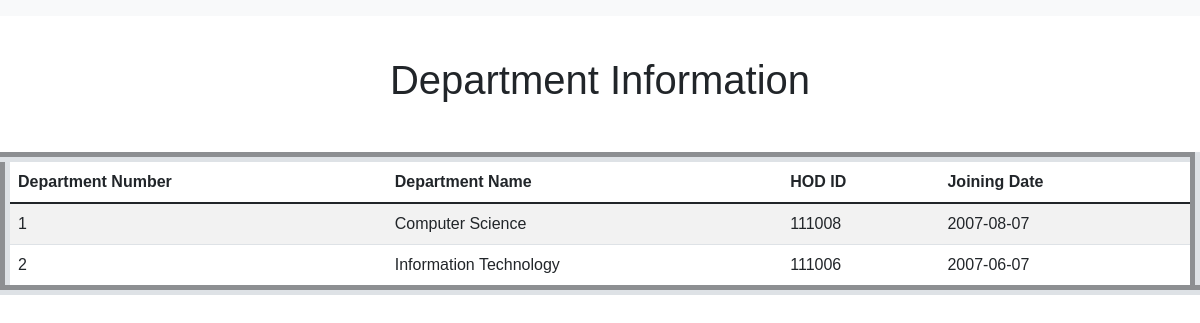
/viewl2, run on the app's committed database.
### tables this page shows
CREATE TABLE Department(Dnumber INTEGER PRIMARY KEY , Dname TEXT NOT NULL, hod_id VARCHAR NOT NULL, hod_start_date INTEGER NOT NULL,  FOREIGN KEY (hod_id) REFERENCES Employees(id));

### Staff.py (the view)
@app.route("/viewl2")
def viewDeptl2():
    con = sqlite3.connect("staff.db")
    con.row_factory = sqlite3.Row
    cur = con.cursor()
    cur.execute("select * from Department")
    rows = cur.fetchall()
    return render_template("viewl2.html",rows = rows)

### templates/viewl2.html (shortened to what this page needs)
<!doctype html>
<html lang="en">
  <head>
    <link href="https://cdn.jsdelivr.net/npm/bootstrap@5.1.3/dist/css/bootstrap.min.css" rel="stylesheet">
     <link rel="stylesheet" type="text/css" href="static/main2.css">
  </head>
  <body>
    <nav class="navbar navbar-expand-lg navbar-light bg-light">
    </nav>
<div class = "textalign">
<h1>Department Information</h1>
</div>
<table class="table table-striped" border=10>
<thead>
  <tr>
    <th scope="col">Department Number</th>
    <th scope="col">Department Name</th>
    <th scope="col">HOD ID</th>
    <th scope="col">Joining Date</th>
  </tr>
</thead>
{% for row in rows %}
<tr>
    <td>{{row["Dnumber"]}}</td>
    <td>{{row["Dname"]}}</td>
    <td>{{row["hod_id"]}}</td>
    <td>{{row["hod_start_date"]}}</td>
</tr>
  {% endfor %}
</table>
<br><br>
</body>
</html>

### static/main2.css (style rules this page uses)
* { margin: 0; padding: 0; }
body { font-family: arial; }
.textalign { text-align: center; margin-top: 0px; padding-top: 40px; font-size: 34px; padding-bottom: 40px; }
.navbar { display:flex; align-items: center; background-color: aqua; justify-items: center; position: sticky; top: 0; padding: 8px; cursor: pointer; }

### data on the page
Department: Dnumber "1", Dname "Computer Science", hod_id "111008", hod_start_date "2007-08-07"
Department: Dnumber "2", Dname "Information Technology", hod_id "111006", hod_start_date "2007-06-07"
